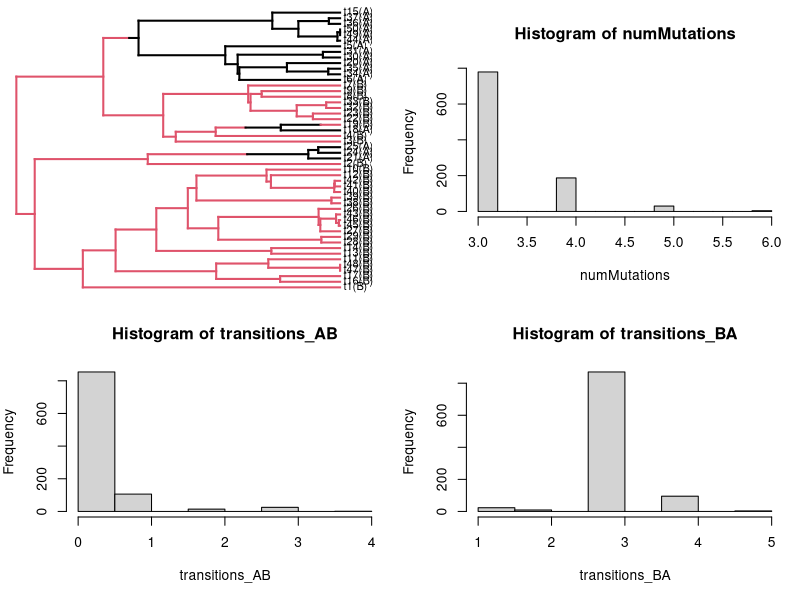

This chart was generated by the following R code:
## ---- chunk 1
rm(list=ls())

# load in the package for stochastic character mapping:
library(phytools)

# Set the number of stochastic character mappings to simulate:
nsim = 1000

# Create a tree: (could modify this to load in a tree as well)
tree <- pbtree(n=50, scale=1)
## ---- chunk 2
Q <- matrix(c(-1,1,
              1,-1),2,2)
rownames(Q) <- colnames(Q) <- c("A","B")
## ---- chunk 3
Q <- Q/10
## ---- chunk 4
tip_states <- sim.Mk(tree, Q)
## ---- chunk 5
table(tip_states)
## ---- chunk 6
Pi <- c(.5,.5)

# Run the sims!
sims <- make.simmap(tree, tip_states, Q=Q, pi=Pi, nsim=nsim)

# Uncomment this to visualize the different character mappings:
#par(mfrow=c(1,1))
#for(i in 1:nsim){
#	plot(sims[[i]])
#	Sys.sleep(.0002)
#}

# Let's start by summarizing the number of mutations that happen across the whole tree:

counts <- lapply(sims, countSimmap)
numMutations <- sapply(counts, function(x) x$N)
transitions <- lapply(counts, function(x)x$Tr)
transitions_AB <- sapply(transitions, function(x) x[1,2])
transitions_BA <- sapply(transitions, function(x) x[2,1])
## ---- chunk 7
sim = sims[[1]]
#  overall, and by type
par(mfrow=c(2,2))
## plot the character mapped tree
sim$tip.label <- paste(sim$tip.label, "(", tip_states, ")", sep="")
plotSimmap(sim, fsize = 0.8)
## plottig make.simmap objects messes up margins, let's reset these:
par(mar=c(5,4,4,1))
## histogram of total mutations:
hist(numMutations)
## histogram of mutations A -> B
hist(transitions_AB)
## histogram of mutations B -> A
hist(transitions_BA)
